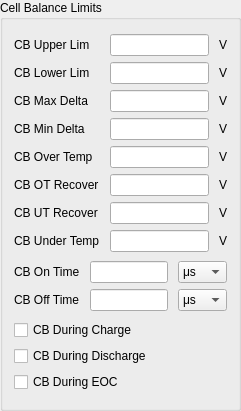
    <widget class="QGroupBox" name="groupBox_3">
     <property name="geometry">
      <rect>
       <x>250</x>
       <y>300</y>
       <width>241</width>
       <height>411</height>
      </rect>
     </property>
     <property name="title">
      <string>Cell Balance Limits</string>
     </property>
     <layout class="QGridLayout" name="gridLayout_5">
      <item row="1" column="0">
       <layout class="QGridLayout" name="gridLayout_20">
        <property name="horizontalSpacing">
         <number>10</number>
        </property>
        <item row="7" column="0">
         <widget class="QLabel" name="label_25">
          <property name="text">
           <string>CB Under Temp</string>
          </property>
         </widget>
        </item>
        <item row="7" column="1">
         <widget class="QLineEdit" name="CBUnderTempLineEdit"/>
        </item>
        <item row="4" column="1">
         <widget class="QLineEdit" name="CBOverTempLineEdit"/>
        </item>
        <item row="6" column="0">
         <widget class="QLabel" name="label_47">
          <property name="text">
           <string>CB UT Recover</string>
          </property>
         </widget>
        </item>
        <item row="2" column="2">
         <widget class="QLabel" name="label_26">
          <property name="text">
           <string>V</string>
          </property>
         </widget>
        </item>
        <item row="2" column="1">
         <widget class="QLineEdit" name="CBMaxDeltaLineEdit"/>
        </item>
        <item row="0" column="0">
         <widget class="QLabel" name="label_48">
          <property name="text">
           <string>CB Upper Lim</string>
          </property>
         </widget>
        </item>
        <item row="3" column="0">
         <widget class="QLabel" name="label_79">
          <property name="text">
           <string>CB Min Delta</string>
          </property>
         </widget>
        </item>
        <item row="2" column="0">
         <widget class="QLabel" name="label_91">
          <property name="text">
           <string>CB Max Delta</string>
          </property>
         </widget>
        </item>
        <item row="4" column="0">
         <widget class="QLabel" name="label_93">
          <property name="text">
           <string>CB Over Temp</string>
          </property>
         </widget>
        </item>
        <item row="3" column="1">
         <widget class="QLineEdit" name="CBMinDeltaLineEdit"/>
        </item>
        <item row="5" column="1">
         <widget class="QLineEdit" name="CBOTRecoverLineEdit"/>
        </item>
        <item row="0" column="1">
         <widget class="QLineEdit" name="CBUpperLimLineEdit"/>
        </item>
        <item row="5" column="2">
         <widget class="QLabel" name="label_94">
          <property name="text">
           <string>V</string>
          </property>
         </widget>
        </item>
        <item row="5" column="0">
         <widget class="QLabel" name="label_95">
          <property name="text">
           <string>CB OT Recover</string>
          </property>
         </widget>
        </item>
        <item row="1" column="2">
         <widget class="QLabel" name="label_97">
          <property name="text">
           <string>V</string>
          </property>
         </widget>
        </item>
        <item row="3" column="2">
         <widget class="QLabel" name="label_99">
          <property name="text">
           <string>V</string>
          </property>
         </widget>
        </item>
        <item row="6" column="2">
         <widget class="QLabel" name="label_108">
          <property name="text">
           <string>V</string>
          </property>
         </widget>
        </item>
        <item row="7" column="2">
         <widget class="QLabel" name="label_109">
          <property name="text">
           <string>V</string>
          </property>
         </widget>
        </item>
        <item row="1" column="0">
         <widget class="QLabel" name="label_110">
          <property name="text">
           <string>CB Lower Lim</string>
          </property>
         </widget>
        </item>
        <item row="0" column="2">
         <widget class="QLabel" name="label_112">
          <property name="text">
           <string>V</string>
          </property>
         </widget>
        </item>
        <item row="1" column="1">
         <widget class="QLineEdit" name="CBLowerLimLineEdit"/>
        </item>
        <item row="4" column="2">
         <widget class="QLabel" name="label_113">
          <property name="text">
           <string>V</string>
          </property>
         </widget>
        </item>
        <item row="6" column="1">
         <widget class="QLineEdit" name="CBUTRecoverLineEdit"/>
        </item>
       </layout>
      </item>
      <item row="2" column="0">
       <layout class="QGridLayout" name="gridLayout_19">
        <property name="horizontalSpacing">
         <number>10</number>
        </property>
        <item row="0" column="0">
         <widget class="QLabel" name="label_96">
          <property name="text">
           <string>CB On Time</string>
          </property>
         </widget>
        </item>
        <item row="1" column="0">
         <widget class="QLabel" name="label_116">
          <property name="text">
           <string>CB Off Time</string>
          </property>
         </widget>
        </item>
        <item row="1" column="2">
         <widget class="QComboBox" name="CBOffTimeUnitLineEdit">
          <item>
           <property name="text">
            <string>μs</string>
           </property>
          </item>
          <item>
           <property name="text">
            <string>ms</string>
           </property>
          </item>
          <item>
           <property name="text">
            <string>s</string>
           </property>
          </item>
          <item>
           <property name="text">
            <string>min</string>
           </property>
          </item>
         </widget>
        </item>
        <item row="1" column="1">
         <widget class="QLineEdit" name="CBOffTimeLineEdit"/>
        </item>
        <item row="0" column="1">
         <widget class="QLineEdit" name="CBOnTimeLineEdit"/>
        </item>
        <item row="0" column="2">
         <widget class="QComboBox" name="CBOnTimeUnitLineEdit">
          <item>
           <property name="text">
            <string>μs</string>
           </property>
          </item>
          <item>
           <property name="text">
            <string>ms</string>
           </property>
          </item>
          <item>
           <property name="text">
            <string>s</string>
           </property>
          </item>
          <item>
           <property name="text">
            <string>min</string>
           </property>
          </item>
         </widget>
        </item>
       </layout>
      </item>
      <item row="3" column="0">
       <layout class="QGridLayout" name="gridLayout_15">
        <property name="horizontalSpacing">
         <number>10</number>
        </property>
        <item row="2" column="0">
         <widget class="QCheckBox" name="CBDuringEOCCheckBox">
          <property name="text">
           <string>CB During EOC</string>
          </property>
         </widget>
        </item>
        <item row="0" column="0">
         <widget class="QCheckBox" name="CBDuringChargeCheckBox">
          <property name="text">
           <string>CB During Charge</string>
          </property>
         </widget>
        </item>
        <item row="1" column="0">
         <widget class="QCheckBox" name="CBDuringDischargeCheckBox">
          <property name="text">
           <string>CB During Discharge</string>
          </property>
         </widget>
        </item>
       </layout>
      </item>
     </layout>
    </widget>
